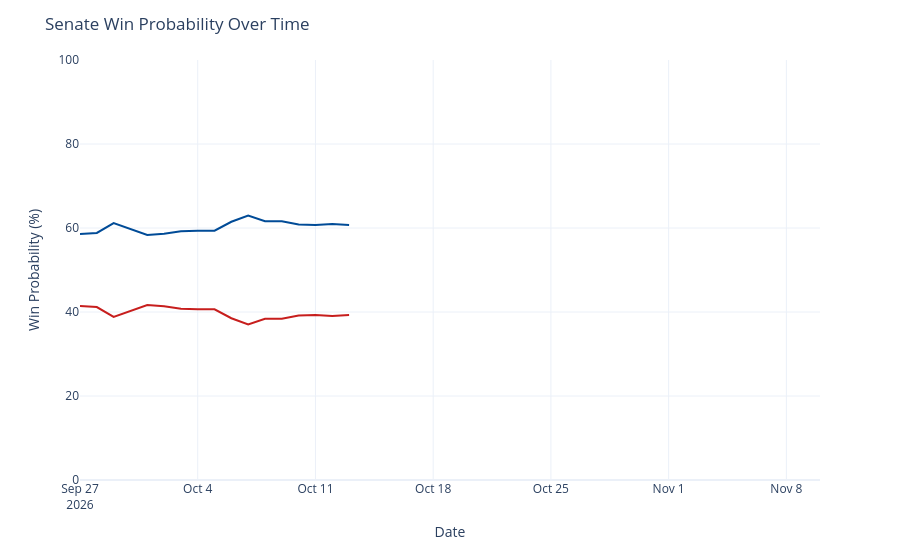

Notebook source saved alongside this figure:
### Code cell
chance_over_time = output_ts[(output_ts['geo'] == 'US Senate') &
                             (output_ts['type'] == 'chance')]
chance_over_time['rep_chance'] = chance_over_time['y'].map(lambda x: 100 - x)
chance_over_time = chance_over_time.rename({'y': 'Democrats', 'rep_chance': 'Republicans'}, axis=1)
chance_time_ser = px.line(chance_over_time, x='date', y=['Democrats', 'Republicans'], template='plotly_white',
                         color_discrete_map={'Democrats': '#004b97', 'Republicans': '#c71e1d'},)
chance_time_ser.update_traces(hovertemplate="%{y:.1f}%")
chance_time_ser.update_layout(
    xaxis=dict(range=[pd.to_datetime('2026-09-27'), pd.to_datetime('2026-11-10')]),
    yaxis=dict(range=[0, 100]),
    xaxis_title='Date',
    yaxis_title='Win Probability (%)',
    title=dict(text="Senate Win Probability Over Time"),
    hovermode="x",
    showlegend=False
)
chance_time_ser

### Figure 1 — Plotly figure (JSON) as saved in the notebook; plotly's stock layout.template omitted (floating-point values rounded to 4 significant figures)
{"data": [{"hovertemplate": "%{y:.1f}%", "legendgroup": "Democrats", "line": {"color": "#004b97", "dash": "solid"}, "marker": {"symbol": "circle"}, "mode": "lines", "name": "Democrats", "orientation": "v", "showlegend": true, "type": "scatter", "x": ["2026-09-27", "2026-09-28", "2026-09-29", "2026-09-30", "2026-10-01", "2026-10-02", "2026-10-03", "2026-10-04", "2026-10-05", "2026-10-06", "2026-10-07", "2026-10-08", "2026-10-09", "2026-10-10", "2026-10-11", "2026-10-12", "2026-10-13"], "xaxis": "x", "y": [58.6, 58.83, 61.17, 59.8, 58.36, 58.64, 59.21, 59.34, 59.36, 61.49, 62.99, 61.61, 61.59, 60.85, 60.69, 60.92, 60.74], "yaxis": "y"}, {"hovertemplate": "%{y:.1f}%", "legendgroup": "Republicans", "line": {"color": "#c71e1d", "dash": "solid"}, "marker": {"symbol": "circle"}, "mode": "lines", "name": "Republicans", "orientation": "v", "showlegend": true, "type": "scatter", "x": ["2026-09-27", "2026-09-28", "2026-09-29", "2026-09-30", "2026-10-01", "2026-10-02", "2026-10-03", "2026-10-04", "2026-10-05", "2026-10-06", "2026-10-07", "2026-10-08", "2026-10-09", "2026-10-10", "2026-10-11", "2026-10-12", "2026-10-13"], "xaxis": "x", "y": [41.4, 41.17, 38.83, 40.2, 41.64, 41.36, 40.79, 40.66, 40.64, 38.51, 37.01, 38.39, 38.41, 39.15, 39.31, 39.08, 39.26], "yaxis": "y"}], "layout": {"hovermode": "x", "legend": {"title": {"text": "variable"}, "tracegroupgap": 0}, "margin": {"t": 60}, "showlegend": false, "title": {"text": "Senate Win Probability Over Time"}, "xaxis": {"anchor": "y", "domain": [0, 1], "range": ["2026-09-27T00:00:00", "2026-11-10T00:00:00"], "title": {"text": "Date"}}, "yaxis": {"anchor": "x", "domain": [0, 1], "range": [0, 100], "title": {"text": "Win Probability (%)"}}}}
